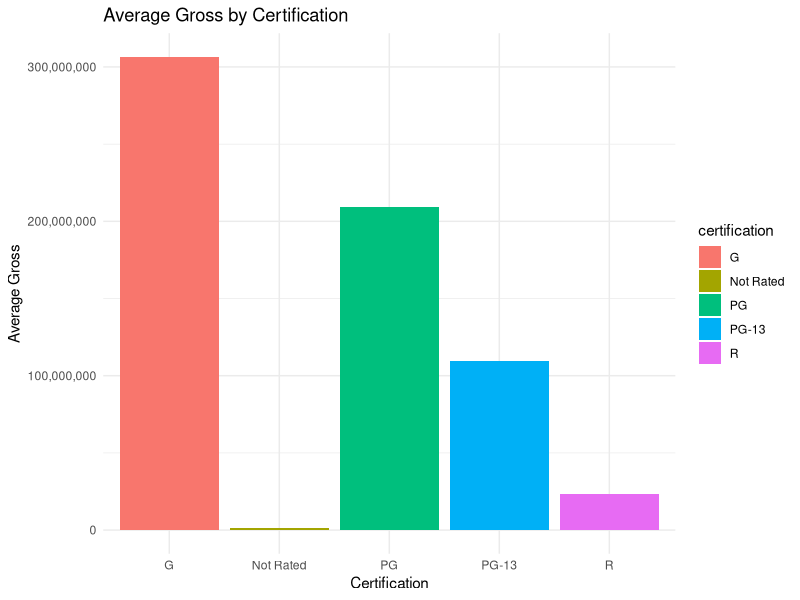
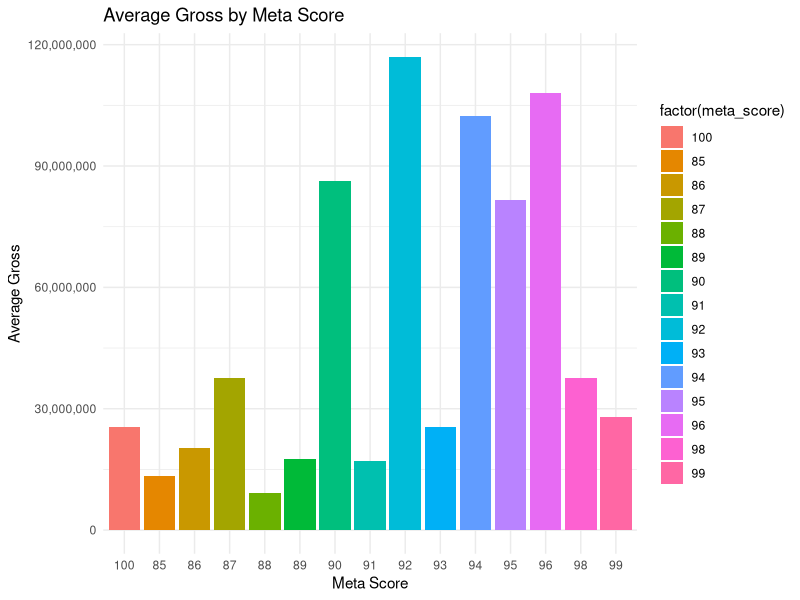
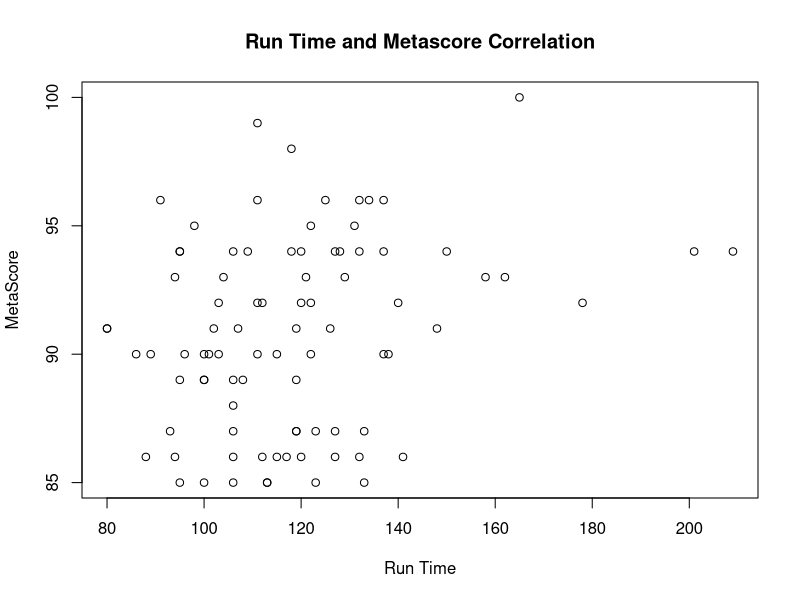

The R source for these figures, in order:
#Scott Anderson & Jack Eibes
rm(list=ls())

official_data <- read.csv("project_merged_dataframe.csv")

#One final cleaning for the meta score column
official_data$meta_score <- gsub("[^0-9.]", "", official_data$meta_score)

#Analysis 1

library(dplyr)
library(ggplot2)
library(scales)  # For the comma formatting function

# Assuming 'official_data' is the name of your dataframe
average_data <- official_data %>%
  group_by(certification) %>%
  summarise(avg_gross = mean(gross, na.rm = TRUE))

# Create the bar plot with adjusted Y-axis labels
ggplot(average_data, aes(x = certification, y = avg_gross, fill = certification)) +
  geom_bar(stat = "identity") +
  labs(title = "Average Gross by Certification",
       x = "Certification",
       y = "Average Gross") +
  scale_y_continuous(labels = scales::comma) +  # Adjust the Y-axis labels
  theme_minimal()

#Analysis 2

average_data <- official_data %>%
  group_by(meta_score) %>%
  summarise(avg_gross = mean(gross, na.rm = TRUE))

# Create the bar plot with adjusted Y-axis labels
ggplot(average_data, aes(x = factor(meta_score), y = avg_gross, fill = factor(meta_score))) +
  geom_bar(stat = "identity") +
  labs(title = "Average Gross by Meta Score",
       x = "Meta Score",
       y = "Average Gross") +
  scale_y_continuous(labels = scales::comma) +  # Adjust the Y-axis labels
  theme_minimal()

#Analysis 3

plot(official_data$run_time, official_data$meta_score,
  xlab = "Run Time", ylab = "MetaScore",
  main = "Run Time and Metascore Correlation")


